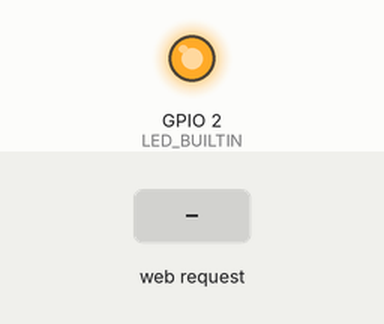
A program run on a simulated ESP8266 (NodeMCU). On the bench: output pins drawn as LEDs (lit = HIGH, except the on-board LED, lit = LOW). The test bench sets the inputs (shaded band). WiFi joins after 1.5 s; servers stay silent unless stated; what the program prints to the serial monitor is not drawn.

Above: at 0.1 s.
At 2.8 s:
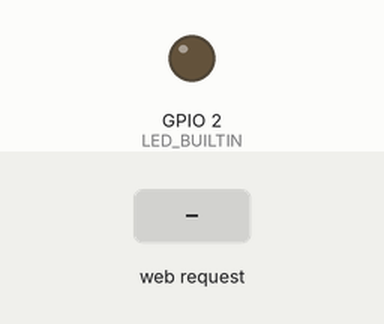
2.9 s: HTTP request GET / received
Timing chart, 0 to 5.9 s (numbered marks = the images above; inputs shaded):
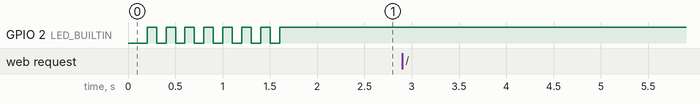

Measured:
- after the input at 2.9 s, every drawn part: stays the same

The program:

main.cpp
```cpp
#include "Arduino.h"
#include "HTTPresponse.h"
#include <ESP8266WiFi.h>
#include <ESP8266WebServer.h>
#include <ESP8266HTTPClient.h>

/// Update SSID and password before uploading to device
const char* SSID = "ssid";
const char* PASSWORD = "pwd";

ESP8266WebServer server(80);
HTTPresponse response;

void handleroot();

void setup() {
        Serial.begin(9600);
        pinMode(LED_BUILTIN, OUTPUT);

        WiFi.begin(SSID, PASSWORD);

        while (WiFi.status() != WL_CONNECTED) {
                Serial.print(".");
                delay(100);
                digitalWrite(LED_BUILTIN, LOW);
                delay(100);
                digitalWrite(LED_BUILTIN, HIGH);
        }

        server.on("/",handleroot);
        server.begin();

}

void loop() {

        server.handleClient();
}

void handleroot()
{
        server.send(200, "text/plain",response.alive());
}
```

HTTPresponse.cpp
```cpp
#include <Arduino.h>
#include <HTTPresponse.h>
#include <ArduinoJson.h>

StaticJsonBuffer<200> jsonBuffer;

String HTTPresponse::alive()
{

        String retval;

        JsonObject& root = jsonBuffer.createObject();
        root["status"] = "alive";

        root.prettyPrintTo(Serial);
        root.printTo(retval);

        return retval;

}
```

HTTPresponse.h
```cpp
#ifndef _HTTPRESPONSE_h
#define _HTTPRESPONSE_h

  #include "Arduino.h"

class HTTPresponse {
private:

public:
String alive();
};

#endif
```
